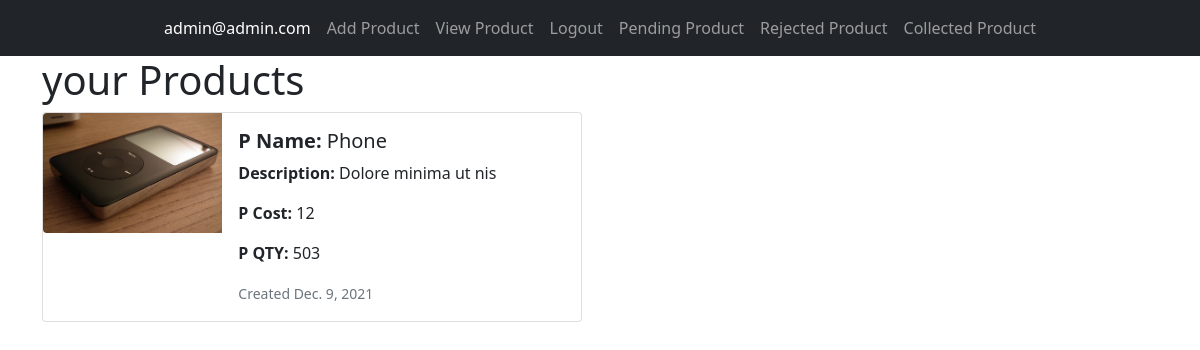
Before: /product/view-product (signed in) with the older database file.
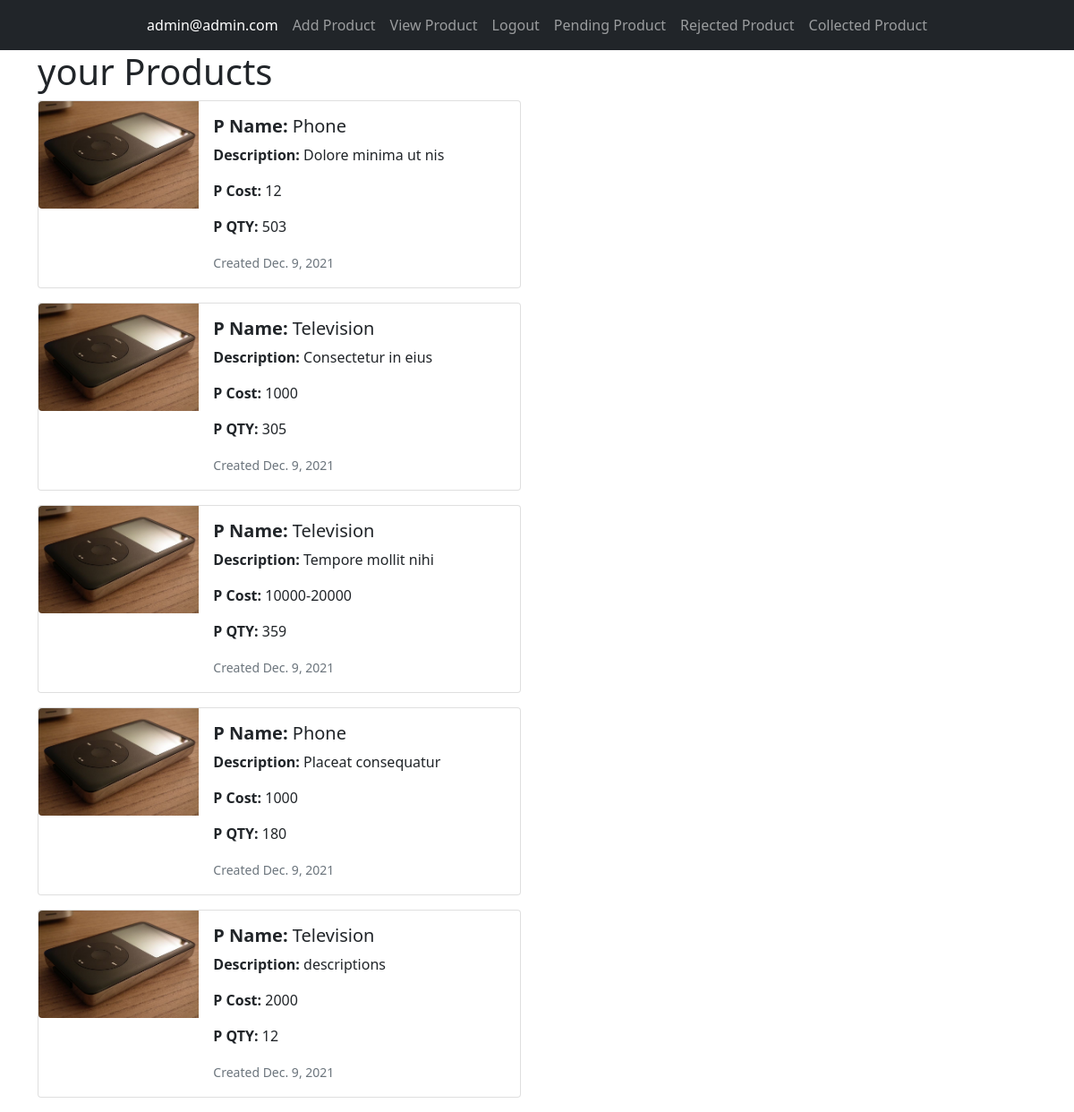
After: the same page with the newer database file.
### userauth/models.py (models this page shows, shortened)
class UsersAccount(AbstractBaseUser, PermissionsMixin):
    email = models.EmailField(verbose_name='Email Address', unique=True)
    full_name = models.CharField(max_length=50)
    mobile = models.CharField(max_length=12, blank=True)
    is_active = models.BooleanField(default=False)
    is_staff = models.BooleanField(default=False)
    is_house_hold = models.BooleanField(default=False)
    created = models.DateTimeField(auto_now_add=True)
    updated = models.DateTimeField(auto_now=True)
    objects = CustomAccountManager()
    USERNAME_FIELD = 'email'
    REQUIRED_FIELDS = ['full_name']
    class Meta:
        verbose_name = 'Account'
        verbose_name_plural = 'Account'
    def __str__(self):
        return self.email

### products/models.py (models this page shows, shortened)
class Product(models.Model):
    AVAILABILITY = (
        ('Available', 'Available'),
        ('Not_Available', 'Not_Available'),
    )
    STATUS = (
        ('Pending', 'Pending'), ('Collected', 'Collected'),
    )
    user = models.ForeignKey(UsersAccount, on_delete=models.DO_NOTHING)
    product = models.ForeignKey(Category, on_delete=models.DO_NOTHING, null=True, blank=True)
    product_image = models.ImageField(upload_to='media')
    description = models.TextField()
    created_date = models.DateField(auto_now_add=True)
    collected_date = models.DateField()
    quantity = models.IntegerField()
    cost = models.CharField(max_length=20)
    other = models.CharField(max_length=50, null=True, blank=True)
    status = models.CharField(max_length=10, choices=STATUS, default='Pending')
    availability = models.CharField(max_length=20, choices=AVAILABILITY, default='Available')
    payed = models.BooleanField(default=False)

class Category(models.Model):
    name = models.CharField(max_length=100)
    cost = models.CharField(max_length=30, default=0)
    def __str__(self):
        return f'{self.name}'

### products/views.py (the view)
# urls.py: path('view-product', houseHoldProducts, name='view_product'),
def houseHoldProducts(request):
    products = Product.objects.filter(user=request.user)
    if request.user.is_staff:
        products = Product.objects.all()
    return render(request, 'houseHoldProducts.html', {'products': products})

### templates/houseHoldProducts.html (shortened to what this page needs)
{% extends 'base.html' %}
{% block content %}
<div class="container">
    <h1>your Products</h1>
    {% for product in products %}
    <div class="card mb-3" style="max-width: 540px;">
      <div class="row g-0">
        <div class="col-md-4">
          <img src="{{ product.product_image.url }}" class="img-fluid rounded-start" alt="image for {{ product.product }}">
        </div>
        <div class="col-md-8">
          <div class="card-body">
            <h5 class="card-title"><b>P Name:</b> {{ product.product }}</h5>
            <p class="card-text"><b>Description:</b> {{ product.description }}</p>
            <p class="card-text"><b>P Cost:</b> {{ product.cost }}</p>
            <p class="card-text"><b>P QTY:</b> {{ product.quantity }}</p>
            <p class="card-text"><small class="text-muted">Created {{ product.created_date}}</small></p>
          </div>
        </div>
      </div>
    </div>
    {% endfor %}
</div>
{% endblock %}

### templates/base.html (shortened to what this page needs)
<!DOCTYPE html>
{% load crispy_forms_tags %}
<html lang="en">
<head>
<link href="https://cdn.jsdelivr.net/npm/bootstrap@5.1.3/dist/css/bootstrap.min.css" rel="stylesheet">
</head>
<body>
    <nav class="navbar navbar-expand-lg navbar-dark bg-dark" aria-label="Tenth navbar example">
        <div class="container-fluid">
          <div class="collapse navbar-collapse justify-content-md-center" id="">
            <ul class="navbar-nav">
              <li class="nav-item">
                <a class="nav-link active" aria-current="page" href="#">{{ request.user }}</a>
              </li>
              {% if request.user.is_authenticated %}
                  <li class="nav-item">
                    <a class="nav-link" href="{% url 'add_product' %}">Add Product</a>
                  </li>
                  <li class="nav-item">
                    <a class="nav-link" href="{% url 'view_product' %}">View Product</a>
                  </li>
                  <li class="nav-item">
                    <a class="nav-link" href="{% url 'logout' %}">Logout</a>
                  </li>
              {% if request.user.is_authenticated and request.user.is_staff %}
                  <li class="nav-item">
                    <a class="nav-link" href="{% url 'pending' %}">Pending Product</a>
                  </li>
                  <li class="nav-item">
                    <a class="nav-link" href="{% url 'rejected' %}">Rejected Product</a>
                  </li>
                  <li class="nav-item">
                    <a class="nav-link" href="{% url 'collected' %}">Collected Product</a>
                  </li>
              {% endif %}
              {% endif %}
            </ul>
          </div>
        </div>
      </nav>
      {% block content %}
      {% endblock%}
</body>
</html>

Changed rows visible on the page:
added Product: product_image (picture), product "Television", description "Consectetur in eius", cost "1000", quantity "305", created_date "Dec. 9, 2021"
added Product: product_image (picture), product "Television", description "Tempore mollit nihi", cost "10000-20000", quantity "359", created_date "Dec. 9, 2021"
added Product: product_image (picture), product "Phone", description "Placeat consequatur", cost "1000", quantity "180", created_date "Dec. 9, 2021"
added Product: product_image (picture), product "Television", description "descriptions", cost "2000", quantity "12", created_date "Dec. 9, 2021"
